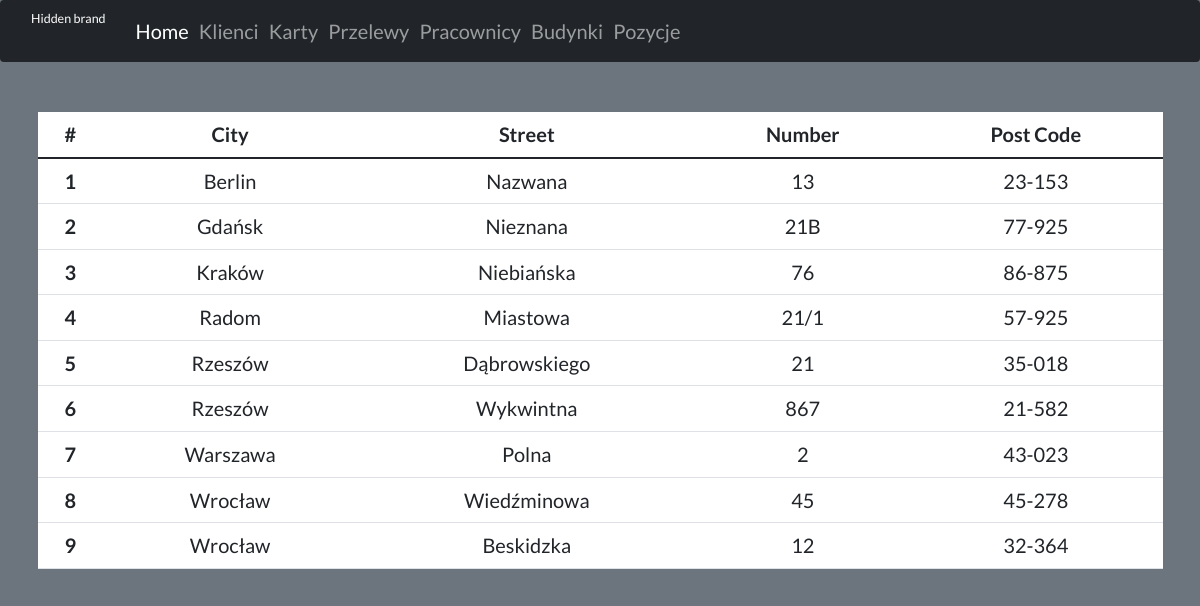
The page /bankapp/src/company.php on the database its author committed.
### tables this page shows
CREATE TABLE company
(
    company_id INT PRIMARY KEY NOT NULL AUTO_INCREMENT,
    company_city VARCHAR(100) NOT NULL,
    company_street VARCHAR(255) NOT NULL,
    company_nr VARCHAR(5) NOT NULL,
    company_post_code VARCHAR(6) NOT NULL CHECK(char_length(company_post_code)=6)
);

### bankapp/src/company.php (the view, shortened to what this page needs)
<!doctype html>
<html lang="en">
  <head>
    <link rel="stylesheet" href="https://cdn.jsdelivr.net/npm/bootstrap@4.3.1/dist/css/bootstrap.min.css">
    <link rel="stylesheet" type="text/css" href="//netdna.bootstrapcdn.com/bootstrap/3.1.1/css/bootstrap.min.css">
    <link href="../css/bootstrap.css" rel="stylesheet">
    <link href="https://cdn.jsdelivr.net/npm/bootstrap@5.0.0/dist/css/bootstrap.min.css" rel="stylesheet" >
  </head>
  <body class="bg-secondary d-flex flex-column min-vh-100 fs-2">
    <nav class="navbar sticky-top navbar-expand-lg navbar-dark bg-dark">
  <div class="container-fluid">
    <div class="collapse navbar-collapse" id="navbarTogglerDemo01">
    <a class="navbar-brand" href="main.php">Hidden brand</a>
      <ul class="navbar-nav me-auto mb-2 mb-lg-0">
        <li class="nav-item">
          <a class="nav-link active" aria-current="page" href="main.php">Home</a>
        </li>
        <li class="nav-item">
          <a class="nav-link" href="clients.php">Klienci</a>
        </li>
        <li class="nav-item">
          <a class="nav-link" href="cards.php">Karty</a>
        </li>
        <li class="nav-item">
          <a class="nav-link" href="overflow.php">Przelewy</a>
        </li>
        <li class="nav-item">
          <a class="nav-link" href="employee.php">Pracownicy</a>
        </li>
        <li class="nav-item">
          <a class="nav-link" href="company.php">Budynki</a>
        </li>
        <li class="nav-item">
          <a class="nav-link" href="position.php">Pozycje</a>
        </li>
      </ul>
    </div>
  </div>
</nav>
  <div class="container mt-5 mb-5 content-height">
        <div class="row">
            <table class="table table-hover bg-white text-center fs-2">
                    <thead>
                        <tr>
                        <th scope="col">#</th>
                        <th scope="col">City</th>
                        <th scope="col">Street</th>
                        <th scope="col">Number</th>
                        <th scope="col">Post Code</th>
                        </tr>
                    </thead>
                <tbody>
                <?php
                    include '../connect.php';
                    $sql = "SELECT * FROM company ORDER BY company_city";
                    $result = $conn->query($sql);
                    if ($result->num_rows > 0) {
                        $nr=1;
                    while($row = $result->fetch_assoc()) {
                        echo '<tr><th scope="row">'.$nr.'</th><td>'.$row['company_city'].'</td><td>'.$row['company_street'].'</td><td>'.$row['company_nr'].'</td><td>'.$row['company_post_code'].'</td></tr>';
                        $nr+=1;
                    }
                    } else {
                    echo "0 results";
                    }
                ?>
                </tbody>
            </table>
        </div>
    </div>
  </body>
</html>

### bankapp/src/company.php (style rules this page uses)
html, body { font-family: 'Lato', sans-serif; }

### rows shown on the page
company: company_city "Berlin", company_street "Nazwana", company_nr "13", company_post_code "23-153"
company: company_city "Gdańsk", company_street "Nieznana", company_nr "21B", company_post_code "77-925"
company: company_city "Kraków", company_street "Niebiańska", company_nr "76", company_post_code "86-875"
company: company_city "Radom", company_street "Miastowa", company_nr "21/1", company_post_code "57-925"
company: company_city "Rzeszów", company_street "Dąbrowskiego", company_nr "21", company_post_code "35-018"
company: company_city "Rzeszów", company_street "Wykwintna", company_nr "867", company_post_code "21-582"
company: company_city "Warszawa", company_street "Polna", company_nr "2", company_post_code "43-023"
company: company_city "Wrocław", company_street "Wiedźminowa", company_nr "45", company_post_code "45-278"
company: company_city "Wrocław", company_street "Beskidzka", company_nr "12", company_post_code "32-364"
